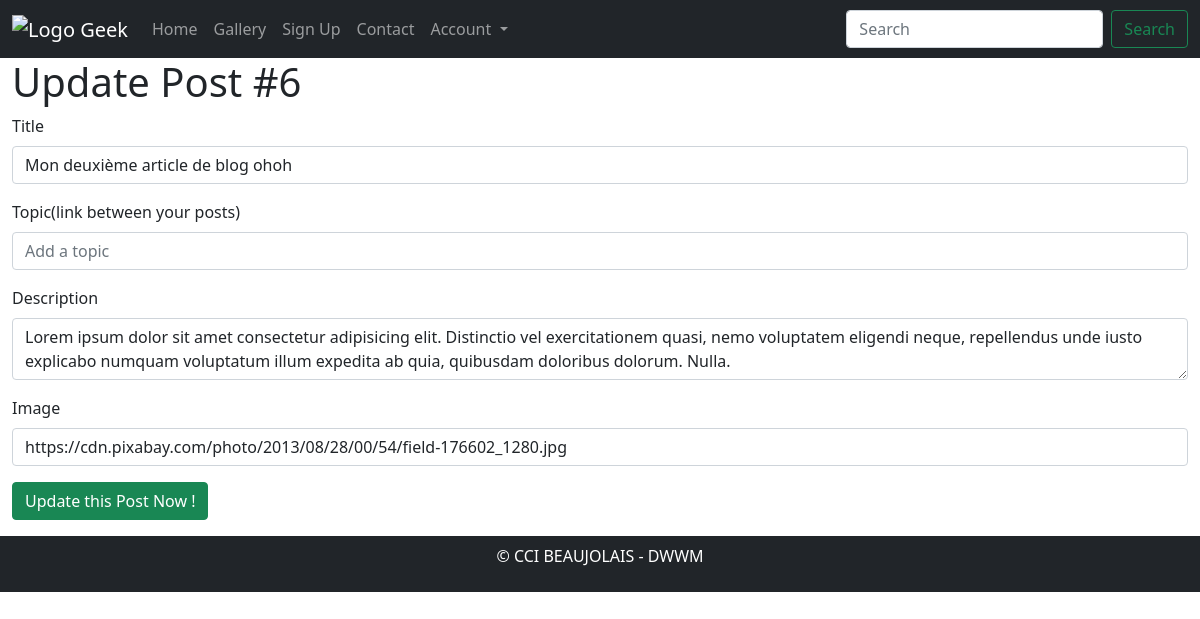
/?page=admin_post_update&id=6 (signed in), run on the app's committed database.
### tables this page shows
CREATE TABLE `post` (
  `id` int(11) NOT NULL,
  `user_id` int(11) NOT NULL DEFAULT 5,
  `title` varchar(80) NOT NULL,
  `description` varchar(255) NOT NULL,
  `image` varchar(255) NOT NULL,
  `created_at` datetime NOT NULL DEFAULT current_timestamp()
);

### controllers/controller_admin_post_update.php (called while the page is built, shortened)
<?php
$post_id = (int)$_GET['id'];
$db = connectDB();
$sql = $db->prepare("SELECT * FROM post WHERE id=$post_id");
$sql->execute();
$the_post = $sql->fetch(PDO::FETCH_ASSOC);
include "./views/base.phtml";

### index.php (called while the page is built, shortened)
<?php
require "./services/router.php";
require "./controllers/controller_{$page}.php";

### services/router.php (called while the page is built)
<?php
$getPage = isset($_GET['page']) ? strtolower($_GET['page']) : "";
$path = "./controllers/controller_" . $getPage . ".php";
$page = file_exists($path) ? $getPage : "home";

### views/template_admin_post_update.phtml (the view)
<h1>Update Post #<?= $post_id ?></h1>
<form method="POST" action="?page=admin_post_update&id=<?= $the_post['id'] ?>">
  <div class="mb-3">
    <label for="title" class="form-label">Title</label>
    <input type="text" value="<?= $the_post['title'] ?>" class="form-control" name="title" id="title" placeholder="Add a title">
  </div>
  <div class="mb-3">
    <label for="topic" class="form-label">Topic(link between your posts)</label>
    <input type="text" value="<?= $the_post['topic'] ?>" class="form-control" name="topic" id="topic" placeholder="Add a topic">
  </div>
  <div class="mb-3">
    <label for="description" class="form-label">Description</label>
    <textarea maxlength="255" class="form-control" name="description" id="description" placeholder="Add a description"><?= $the_post['description'] ?></textarea>
  </div>
  <div class="mb-3">
    <label for="image" class="form-label">Image</label>
    <input type="text" value="<?= $the_post['image'] ?>" class="form-control" name="image" id="image" placeholder="Add an url">
  </div>
  <div class="mb-3">
    <input type="submit" class="btn btn-success" value="Update this Post Now !">
  </div>
</form>

### views/base.phtml (shortened to what this page needs)
<!DOCTYPE html>
<html lang="en">
<head>
  <link href="https://cdn.jsdelivr.net/npm/bootstrap@5.0.2/dist/css/bootstrap.min.css" rel="stylesheet">
  <link rel="stylesheet" href="./assets/css/main.css">
</head>
<body>
  <header>
    <nav class="navbar navbar-expand-lg navbar-dark bg-dark">
      <div class="container-fluid">
        <a class="navbar-brand" href="?page=home">
          <img src="./assets/img/3151589_bubble_chat_geek_message_icon.png" alt="Logo Geek" id="logo">
        </a>
        <div class="collapse navbar-collapse" id="navbarSupportedContent">
          <ul class="navbar-nav me-auto mb-2 mb-lg-0">
            <li class="nav-item">
              <a class="nav-link <?php if ($page === 'home') echo 'active'; ?>" href="?page=home">Home</a>
            </li>
            <li class="nav-item">
              <a class="nav-link <?php if ($page === 'gallery') echo 'active'; ?>" href="?page=gallery">Gallery</a>
            </li>
            <li class="nav-item">
              <a class="nav-link <?php if ($page === 'signup') echo 'active'; ?>" href="?page=signup">Sign Up</a>
            </li>
            <li class="nav-item">
              <a class="nav-link <?php if ($page === 'contact') echo 'active'; ?>" href="?page=contact">Contact</a>
            </li>
            <li class="nav-item dropdown">
              <a class="nav-link dropdown-toggle" href="#" id="navbarDropdown" role="button" data-bs-toggle="dropdown" aria-expanded="false">
                Account
              </a>
            </li>
          </ul>
          <form class="d-flex">
            <input name="keywords" class="form-control me-2" type="search" placeholder="Search" aria-label="Search">
            <button class="btn btn-outline-success" type="submit">Search</button>
          </form>
        </div>
      </div>
    </nav>
  </header>
  <main class="container-fluid">
    <?php include "./views/template_" . $page . ".phtml" ?>
  </main>
  <footer class="bg-dark text-white text-center p-2">
    <p>&copy; CCI BEAUJOLAIS - DWWM</p>
  </footer>
</body>
</html>

### assets/css/main.css (style rules this page uses)
#logo { width: 50px; }

### data on the page
post: title "Mon deuxième article de blog ohoh", description "Lorem ipsum dolor sit amet consectetur adipisicing elit. Distinctio vel exercitationem quasi, nemo voluptatem eligendi neque, repellendus unde iusto explicabo numquam voluptatum illum expedita ab quia, quibusdam doloribus dolorum. Nulla.", image "https://cdn.pixabay.com/photo/2013/08/28/00/54/field-176602_1280.jpg"

### other printed values
$post_id "6"
